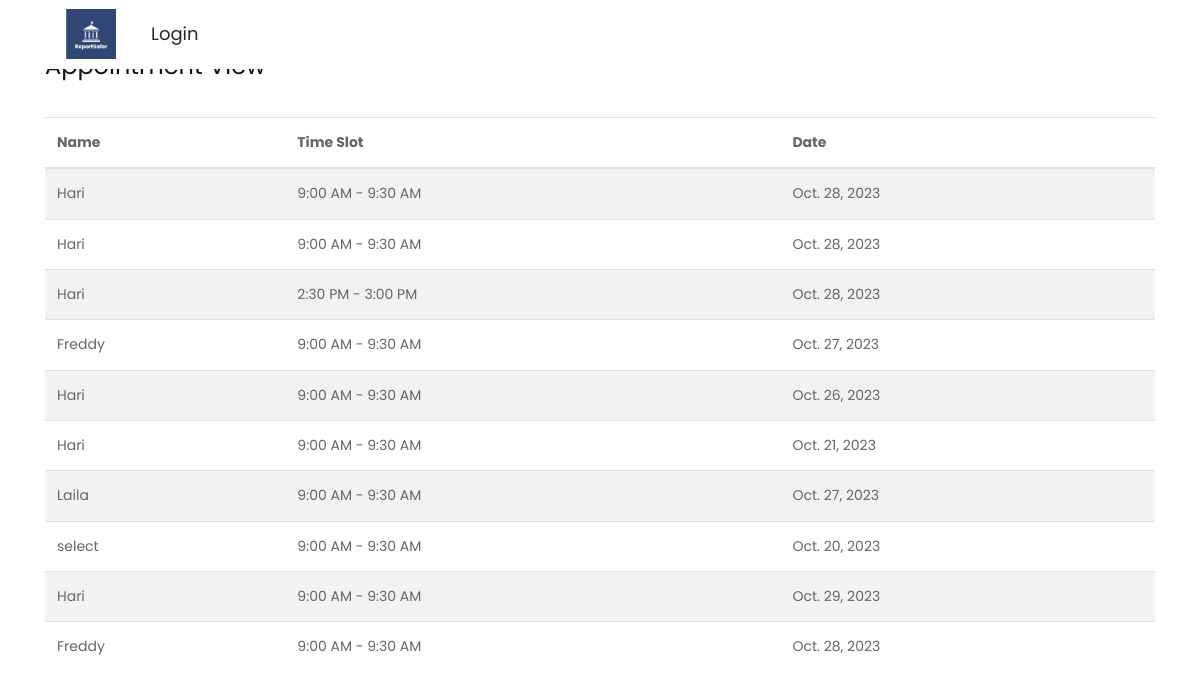
/appointment/, run on the app's committed database.
### crimeapp/models.py (models this page shows, shortened)
class Appointment(models.Model):
    ap_name = models.CharField(max_length=20,null=True,blank=True)
    time_slot = models.CharField(max_length=20,null=True,blank=True)
    date = models.DateField(null=True,blank=True)

### crimeapp/views.py (the view)
# urls.py: path('appointment/', views.appointment_view, name='appointment_view'),
def appointment_view(request):
    appointments = Appointment.objects.all()  # Retrieve all appointments
    return render(request, 'view_appointment.html', {'appointments': appointments})

### templates/view_appointment.html (shortened to what this page needs)
{% load static %}
<!DOCTYPE html>
<html lang="en">
   <head>
      <link rel="stylesheet" type="text/css" href="{% static 'css/bootstrap.min.css' %}">
      <link rel="stylesheet" type="text/css" href="{% static 'css/style.css' %}">
      <link rel="stylesheet" href="{% static 'css/responsive.css' %}">
      <link rel="stylesheet" href="{% static 'css/jquery.mCustomScrollbar.min.css' %}">
      <link rel="stylesheet" href="https://netdna.bootstrapcdn.com/font-awesome/4.0.3/css/font-awesome.css">
      <link href="https://cdnjs.cloudflare.com/ajax/libs/owl-carousel/1.3.3/owl.carousel.css" rel="stylesheet" />
   </head>
   <body style='font-family:Poppins,sans-serif;'>
      <div class="header_section">
         <div class="container-fluid">
            <nav class="navbar navbar-expand-lg navbar-light bg-light fixed-top-navbar">
               <a class="logo" href="{% url 'prisonstaff' %}"><img style="width:50px; margin-left:50px;" src="{% static 'images/logo2.jpg' %}"></a>
               <div class="collapse navbar-collapse" id="navbarSupportedContent">
                  <ul class="navbar-nav mr-auto">
                     {% if user.is_authenticated %}
                     <li class="nav-item active">
                        <a class="nav-link" href="{% url 'index' %}">Home</a>
                     </li>
                     {% comment %} <li class="nav-item">
                        <a class="nav-link" href="{% url 'about' %}">About Us</a>
                     </li>
                     <li class="nav-item">
                        <a class="nav-link" href="{% url 'general' %}">General Information</a>
                     </li> {% endcomment %}
                     <li class="nav-item">
                        <a class="nav-link" href="{% url 'laws' %}">Laws</a>
                     </li>
                     <li class="nav-item">
                      <a class="nav-link" href="{% url 'gallery' %}">Gallery</a>
                      </li>
                     <li class="nav-item">
                        <a class="nav-link" href="{% url 'contact' %}">Contacts</a>
                     </li>
                     <div class="navbar-nav ml-auto">
                        <div class="nav-item dropdown">
                            <a href="#" class="nav-link dropdown-toggle" data-toggle="dropdown">Your Activity</a>
                            <div class="dropdown-menu">
                                <a href="{% url "report_prison" %}" class="dropdown-item">Report a Crime</a>
                                <a href="{% url 'appointment_view' %}" class="dropdown-item">View Appointments</a>
                            </div>
                        </div>
                    </div>
                     <li class="nav-item">
                     <a class="nav-link" href="{% url 'logout' %}">Logout</a><br>
                     </li>
                     <li class="nav-item">
                        <a class="nav-link" ><img style="width:30px;height:40px;" src= {% static "images/user.jpg" %}> {{ user.name }}</a>
                     {% else %}
                     <li class="nav-item">
                        <a class="nav-link" href="http://127.0.0.1:8000/law_login">Login</a>
                     </li>
                     {% endif %}
                  </ul>
               </div>
            </nav>
         </div>
      </div>
    <div class="container">
        <h1 class="mt-5 mb-4">Appointment View</h1>
        <table class="table table-striped">
            <thead>
                <tr>
                    <th>Name</th>
                    <th>Time Slot</th>
                    <th>Date</th>
                </tr>
            </thead>
            <tbody>
                {% for appointment in appointments %}
                <tr>
                    <td>{{ appointment.ap_name }}</td>
                    <td>{{ appointment.time_slot }}</td>
                    <td>{{ appointment.date }}</td>
                </tr>
                {% endfor %}
            </tbody>
        </table>
    </div>
</body>
</html>

### static/css/style.css (style rules this page uses)
* { box-sizing: border-box !important; transition: ease all 0.5s; }
html { scroll-behavior: smooth; }
body { color: #666666; font-size: 14px; font-family: 'Poppins', sans-serif; line-height: 1.80857; font-weight: normal; overflow-x: hidden; background: #ffffff !important; }
a { color: #1f1f1f; text-decoration: none !important; outline: none !important; -webkit-transition: all .3s ease-in-out; -moz-transition: all .3s ease-in-out; -ms-transition: all .3s ease-in-out; -o-transition: all .3s ease-in-out; transition: all .3s ease-in-out; }
h1, h2, h3, h4, h5, h6 { letter-spacing: 0; font-weight: normal; position: relative; padding: 0 0 10px 0; font-weight: normal; line-height: normal; color: #111111; margin: 0 }
h1 { font-size: 24px }
*, *::after, *::before { -webkit-box-sizing: border-box; -moz-box-sizing: border-box; box-sizing: border-box; }
ul, li, ol { margin: 0px; padding: 0px; list-style: none; }
a { color: #222222; text-decoration: none; outline: none !important; }
a, .btn { text-decoration: none !important; outline: none !important; -webkit-transition: all .3s ease-in-out; -moz-transition: all .3s ease-in-out; -ms-transition: all .3s ease-in-out; -o-transition: all .3s ease-in-out; transition: all .3s ease-in-out; }
img { max-width: 100%; height: auto; }
.bg-light { background-color: #ffffff !important; }
.logo { width: 9%; float: left; }
.navbar-light .navbar-nav .nav-link { color: #282828; font-size: 18px; }
.navbar-expand-lg .navbar-nav .nav-link { padding: 10px 30px; text-align: center; }
.fixed-top-navbar { position: fixed; top: 0; left: 0; right: 0; z-index: 1000; }

### static/css/icomoon.css (style rules this page uses)
body { background: #fff; }

### data on the page
Appointment: ap_name "Hari", time_slot "9:00 AM - 9:30 AM", date "Oct. 28, 2023"
Appointment: ap_name "Hari", time_slot "9:00 AM - 9:30 AM", date "Oct. 28, 2023"
Appointment: ap_name "Hari", time_slot "2:30 PM - 3:00 PM", date "Oct. 28, 2023"
Appointment: ap_name "Freddy", time_slot "9:00 AM - 9:30 AM", date "Oct. 27, 2023"
Appointment: ap_name "Hari", time_slot "9:00 AM - 9:30 AM", date "Oct. 26, 2023"
Appointment: ap_name "Hari", time_slot "9:00 AM - 9:30 AM", date "Oct. 21, 2023"
Appointment: ap_name "Laila", time_slot "9:00 AM - 9:30 AM", date "Oct. 27, 2023"
Appointment: ap_name "select", time_slot "9:00 AM - 9:30 AM", date "Oct. 20, 2023"
Appointment: ap_name "Hari", time_slot "9:00 AM - 9:30 AM", date "Oct. 29, 2023"
Appointment: ap_name "Freddy", time_slot "9:00 AM - 9:30 AM", date "Oct. 28, 2023"
